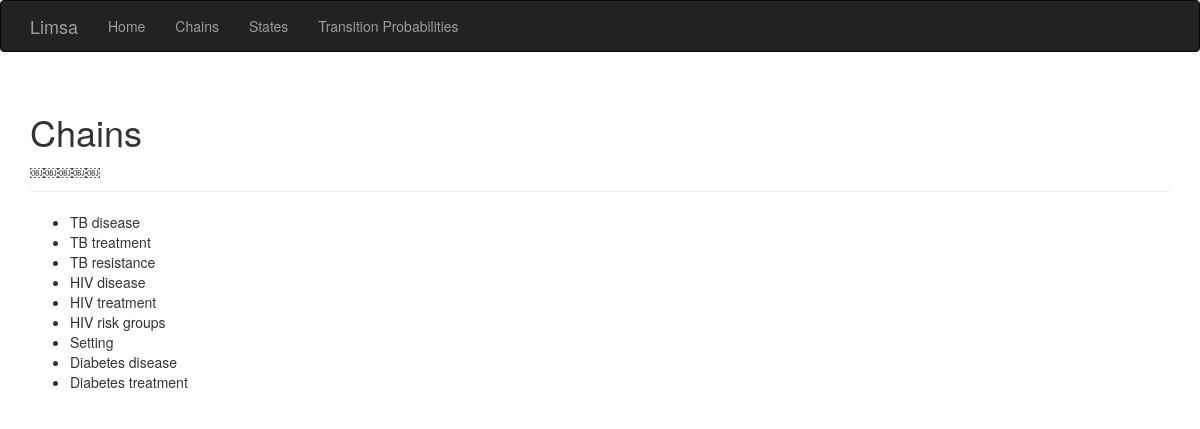
The page /chains on the database its author committed.
### app.py (models this page shows, shortened)
class Chain(db.Model):
	__tablename__ = 'chains'
	id = db.Column(db.Integer, primary_key=True)
	name = db.Column(db.String(64), unique=True)
	states = db.relationship('State', backref='chain')

### app.py (the view)
@app.route('/chains')
def chains_view():
	chains = Chain.query.all()
	return render_template('chains.html', chains=chains)

### templates/chains.html
{% extends "base.html" %} {% block title %}Chains{% endblock %} {% block page_content %}
<div class="page-header">
    <h1>Chains</h1> ￼￼￼￼￼
</div>
<ul>
{% for chain in chains %}
	<li> {{ chain.name }}
{% endfor %}
</ul>
{% endblock %}

### rows shown on the page
Chain: name "TB disease"
Chain: name "TB treatment"
Chain: name "TB resistance"
Chain: name "HIV disease"
Chain: name "HIV treatment"
Chain: name "HIV risk groups"
Chain: name "Setting"
Chain: name "Diabetes disease"
Chain: name "Diabetes treatment"
